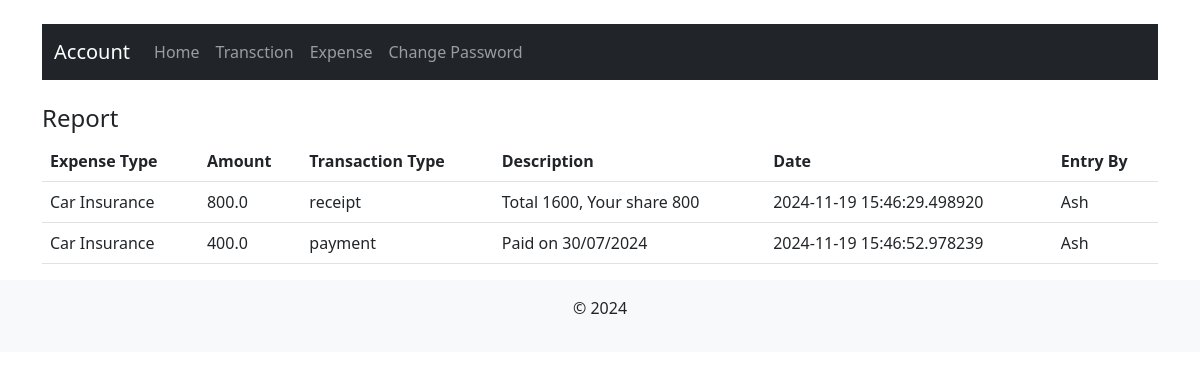
The app's page /report?expid=12 (signed in) with its own data.
### tables this page shows
CREATE TABLE expense_transaction (
                id INTEGER PRIMARY KEY AUTOINCREMENT,
                expensetypeId INT NOT NULL,
                expensetype TEXT NOT NULL,
                amount REAL,
                paymenttype TEXT,
                descr TEXT
            , IsActive INT, EntryDate DATETIME, entryby TEXT);

CREATE TABLE expenses (
                id INTEGER PRIMARY KEY AUTOINCREMENT,
                expensetype TEXT NOT NULL,
                amount MONEY,
                paymenttype TEXT,
                descr TEXT
            , IsActive INT, entryby TEXT);

### app.py (the view)
@app.route('/report')
def report():
    expid=request.args.get('expid')
    db = DatabaseManager('expense.db')
    report_data = db.fetch_report(expid)
    db.close()
    return render_template('report.html', data=report_data)

### app.py (called while the page is built)
@app.before_request
def check_login():
    if 'username' not in session and request.endpoint != 'login':
        flash("Please log in first.", "warning")
        return redirect(url_for('login'))

### database_manager.py (called while the page is built)
    def fetch_report(self, exptypeid):
        self.cursor.execute('''SELECT e.expensetype, t.amount, t.paymenttype, t.descr, t.entrydate, t.entryby
                        FROM expenses e
                        join expense_transaction t
                        on e.id=t.expensetypeid
                        WHERE t.isactive = 1 AND expensetypeid = ?
                        ORDER BY entrydate''', (exptypeid,))
        return self.cursor.fetchall()

    def close(self):
        self.connection.close()

### templates/report.html (shortened to what this page needs)
{% extends 'base.html' %}
{% block content %}
<div class="row">
    <div class="col-sm-12">
        {% if data %}
        <h4>Report</h4>
        <table class="table">
            <tr>
                <th>Expense Type</th>
                <th>Amount</th>
                <th>Transaction Type</th>
                <th>Description</th>
                <th>Date</th>
                <th>Entry By</th>
            </tr>
            {% for data in data %}
            <tr>
                <td>{{ data[0] }}</td>
                <td>{{ data[1] }}</td>
                <td>{{ data[2] }}</td>
                <td>{{ data[3] }}</td>
                <td>{{ data[4] }}</td>
                <td>{{ data[5] }}</td>
            </tr>
            {% endfor %}
        </table>
        {% else %}
        <p>No users available.</p>
        {% endif %}
    </div>
</div>
{% endblock %}

### records on screen
expense_transaction: expensetype "Car Insurance", amount "800.0", paymenttype "receipt", descr "Total 1600, Your share 800", EntryDate "2024-11-19 15:46:29.498920", entryby "Ash"
expense_transaction: expensetype "Car Insurance", amount "400.0", paymenttype "payment", descr "Paid on 30/07/2024", EntryDate "2024-11-19 15:46:52.978239", entryby "Ash"
